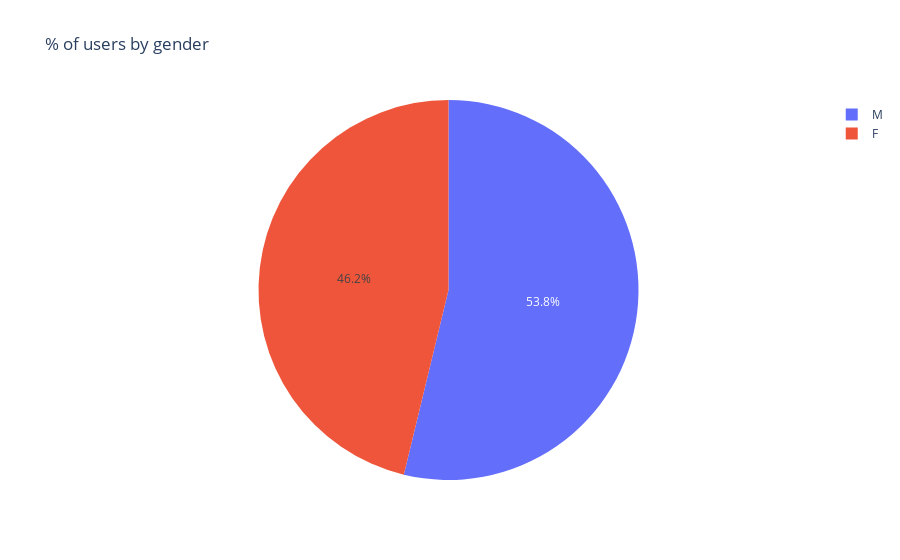

Source (notebook cell):
### Code cell
import plotly.express as px

fig = px.pie(
    gender_count.toPandas(),
    values= 'count(DISTINCT userId)', names= 'gender', title= '% of users by gender')
fig.show()

### Figure 1 — Plotly figure (JSON) as saved in the notebook; plotly's stock layout.template omitted (floating-point values rounded to 4 significant figures)
{"data": [{"domain": {"x": [0, 1], "y": [0, 1]}, "hovertemplate": "gender=%{label}<br>count(DISTINCT userId)=%{value}<extra></extra>", "labels": ["F", "M"], "legendgroup": "", "name": "", "showlegend": true, "type": "pie", "values": [104, 121]}], "layout": {"legend": {"tracegroupgap": 0}, "title": {"text": "% of users by gender"}}}
